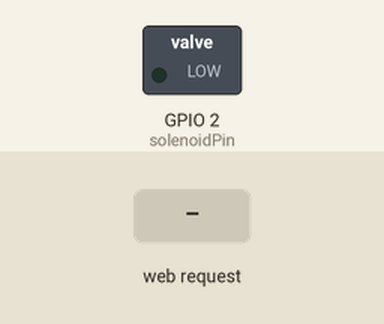
Recording of a sketch running on a simulated ESP8266 (NodeMCU). On the bench: switched loads named in the sketch (green lamp = pin HIGH). The inputs (shaded band) are chosen by the test bench. WiFi joins after 1.5 s; servers stay silent unless stated; what the sketch prints to the serial monitor is not drawn.

Above: at 2.7 s.
2.8 s: HTTP request GET /toggle received
At 3.6 s:
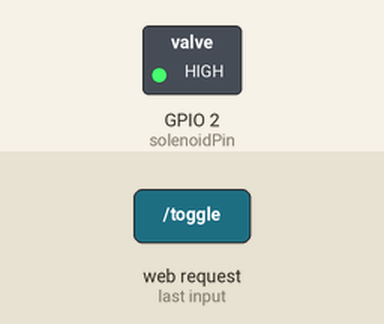
Timing chart, 0 to 5.8 s (numbered marks = the images above; inputs shaded):
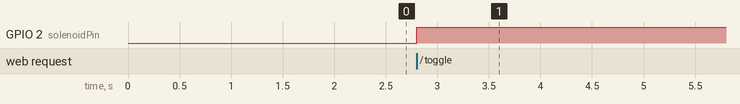

The sketch:

WiFiLock.ino
```cpp
// (licence header left out)
#include <ESP8266WiFi.h>
#include <WiFiClient.h>
#include <ESP8266WebServer.h>
#include <ESP8266mDNS.h>

// WLAN configuration
const char* ssid = "XXX";
const char* password = "YYY";

// Constants that can be changed based on your hardware or preferences
const int solenoidPin = 2;

// status
bool locked = true;

ESP8266WebServer server(80);

// Toggle lock status
void toggle()
{
  if(locked)
  {
    digitalWrite(solenoidPin, 1);
    locked = false;
  }
  else
  {
    digitalWrite(solenoidPin, 0);
    locked = true;
  }

  server.send(200, "text/html", "<html><head><meta http-equiv=\"refresh\" content=\"0; url=/\" /></head><body></body></html>");
}

// Handler for each url except toggle (just print the button)
void handlePrint()
{
  String html = "<html><head></head><body style=\"margin:10px;\"><a style=\"display: inline-block; height: 30%; background-color: grey; color: white; font-size: 25vmin; font-family: arial; width: 100%; text-align:center; text-decoration: none;\" href=\"/toggle\">";

  if(locked)
  {
    html += "Unlock";
  }
  else
  {
    html += "Lock";
  }

  html += "</a></body></html>";

  server.send(200, "text/html", html);
}

// Init output pin
void initOutput()
{
  pinMode(solenoidPin, OUTPUT);
  digitalWrite(solenoidPin, 0);
}

// Init wlan connection
void initWLAN()
{
  WiFi.begin(ssid, password);
  while (WiFi.status() != WL_CONNECTED)
  {
    delay(500);
  }
}

void setup(void)
{
  Serial.begin ( 115200 );
  initOutput();
  initWLAN();
  Serial.print ("Connected to ");
  Serial.println(ssid );
  Serial.print ("IP address: ");
  Serial.println (WiFi.localIP());

  server.on("/toggle", [](){toggle();});
  server.onNotFound(handlePrint);
  server.begin();
}

void loop(void)
{
  server.handleClient();
}
```

Measured:
- after the input at 2.8 s, GPIO 2 (solenoidPin): LOW → HIGH at once
